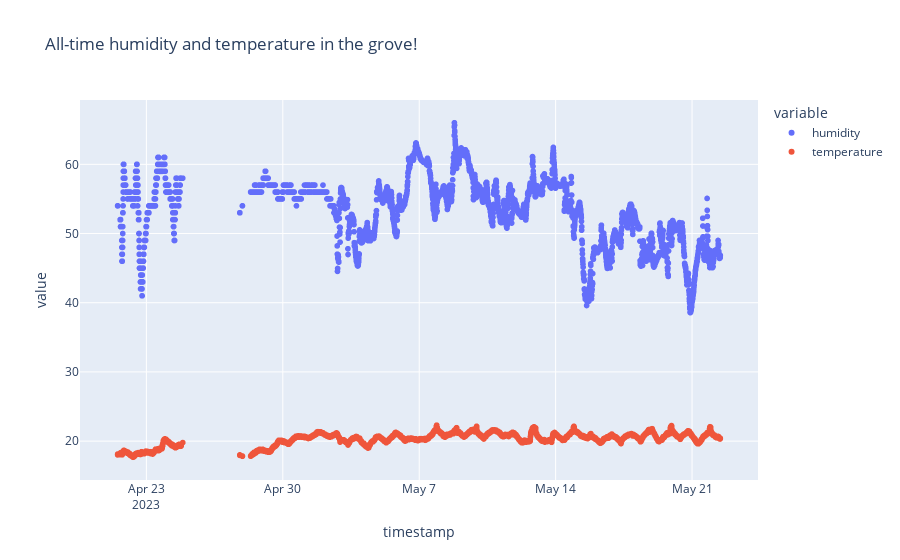

Notebook code cell kept with this figure:
### Code cell
fig = px.scatter(df, x="timestamp", y=["humidity","temperature"], title='All-time humidity and temperature in the grove!')
fig.show()

### Figure 1 — Plotly figure (JSON) as saved in the notebook; plotly's stock layout.template omitted (floating-point values rounded to 4 significant figures; data arrays with more than 128 entries replaced by an {"elided": "..."} marker saying what was removed)
{"data": [{"hovertemplate": "variable=humidity<br>timestamp=%{x}<br>value=%{y}<extra></extra>", "legendgroup": "humidity", "marker": {"color": "#636efa", "symbol": "circle"}, "mode": "markers", "name": "humidity", "showlegend": true, "type": "scattergl", "x": {"elided": "4712 str values"}, "xaxis": "x", "y": {"elided": "4712 float values"}, "yaxis": "y"}, {"hovertemplate": "variable=temperature<br>timestamp=%{x}<br>value=%{y}<extra></extra>", "legendgroup": "temperature", "marker": {"color": "#EF553B", "symbol": "circle"}, "mode": "markers", "name": "temperature", "showlegend": true, "type": "scattergl", "x": {"elided": "4712 str values"}, "xaxis": "x", "y": {"elided": "4712 float values"}, "yaxis": "y"}], "layout": {"legend": {"title": {"text": "variable"}, "tracegroupgap": 0}, "title": {"text": "All-time humidity and temperature in the grove!"}, "xaxis": {"anchor": "y", "domain": [0, 1], "title": {"text": "timestamp"}}, "yaxis": {"anchor": "x", "domain": [0, 1], "title": {"text": "value"}}}}
